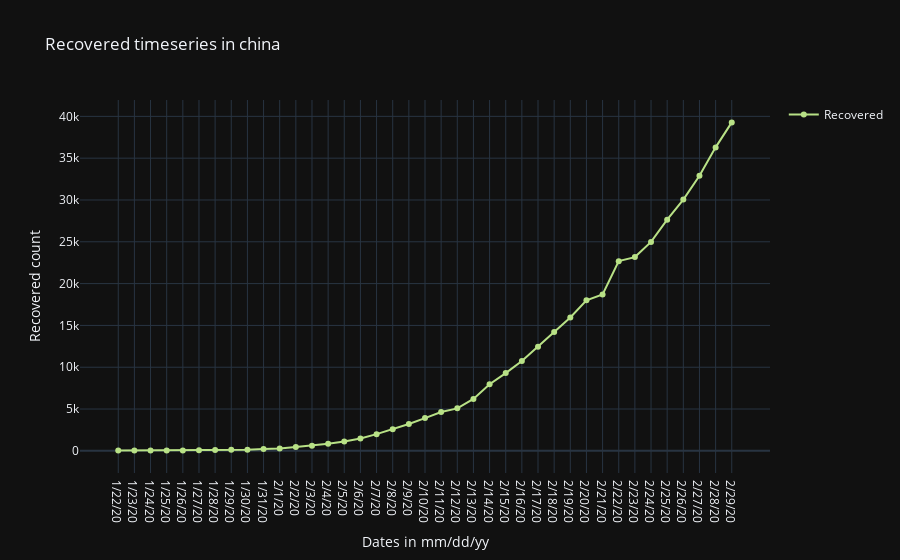

Notebook source saved alongside this figure:
### Code cell
fig_china_recovered = go.Figure()

fig_china_recovered.add_trace(go.Scatter(x=CHINA_MAIN_FRAME['Date'], y=CHINA_MAIN_FRAME['Recovered in MainLand China'], name="Recovered",
                         line_color='#B8E186',mode='lines+markers'))


fig_china_recovered.update_layout(title="Recovered timeseries in china",template="plotly_dark",xaxis_title="Dates in mm/dd/yy",
    yaxis_title="Recovered count",showlegend=True)


fig_china_recovered.show()

### Figure 1 — Plotly figure (JSON) as saved in the notebook; plotly's stock layout.template omitted (floating-point values rounded to 4 significant figures)
{"data": [{"line": {"color": "#B8E186"}, "mode": "lines+markers", "name": "Recovered", "type": "scatter", "x": ["1/22/20", "1/23/20", "1/24/20", "1/25/20", "1/26/20", "1/27/20", "1/28/20", "1/29/20", "1/30/20", "1/31/20", "2/1/20", "2/2/20", "2/3/20", "2/4/20", "2/5/20", "2/6/20", "2/7/20", "2/8/20", "2/9/20", "2/10/20", "2/11/20", "2/12/20", "2/13/20", "2/14/20", "2/15/20", "2/16/20", "2/17/20", "2/18/20", "2/19/20", "2/20/20", "2/21/20", "2/22/20", "2/23/20", "2/24/20", "2/25/20", "2/26/20", "2/27/20", "2/28/20", "2/29/20"], "y": [28, 30, 36, 39, 49, 58, 101, 120, 135, 214, 275, 463, 614, 843, 1115, 1476, 1998, 2595, 3218, 3917, 4635, 5079, 6213, 7973, 9294, 10748, 12455, 14199, 15952, 18002, 18693, 22687, 23170, 24990, 27650, 30053, 32898, 36291, 39279]}], "layout": {"showlegend": true, "title": {"text": "Recovered timeseries in china"}, "xaxis": {"title": {"text": "Dates in mm/dd/yy"}}, "yaxis": {"title": {"text": "Recovered count"}}}}
